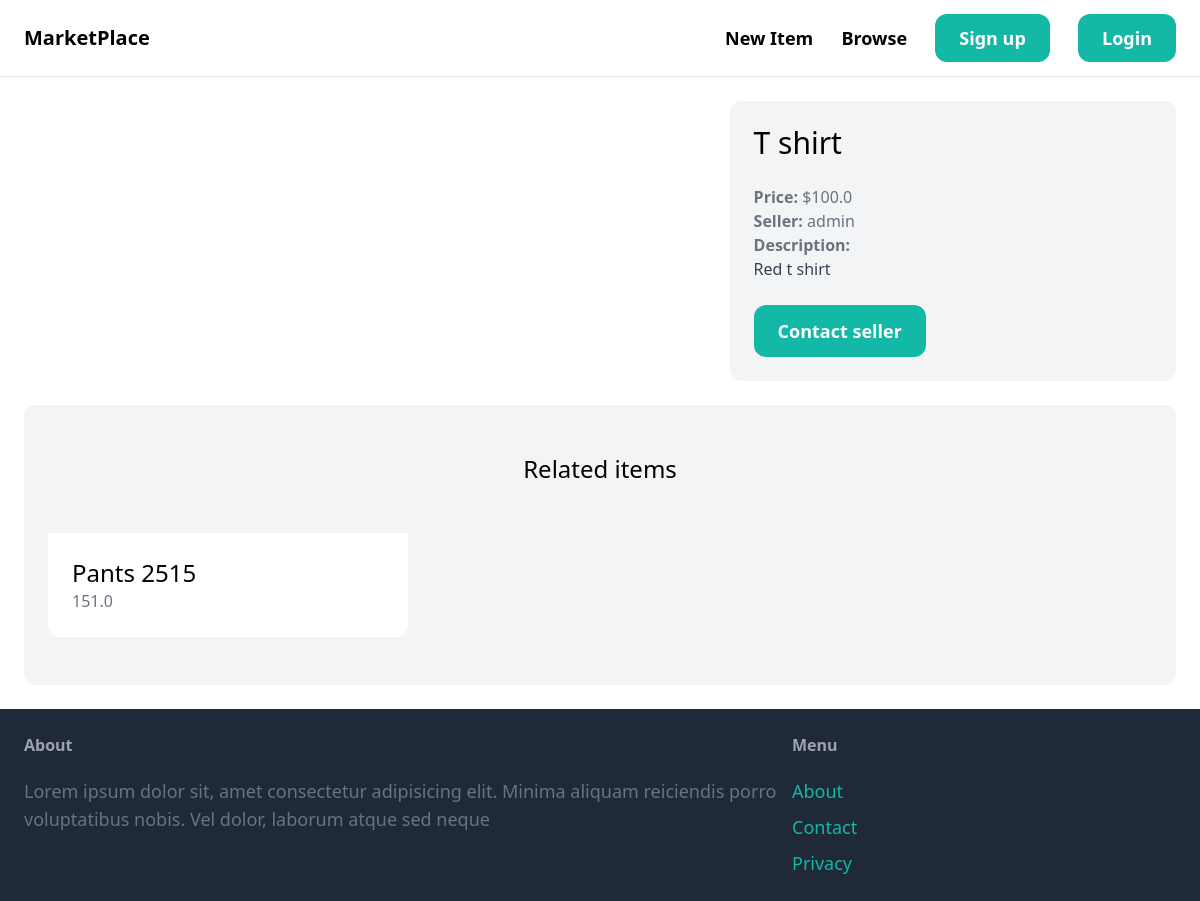
Page /items/1/ on the committed database.
### item/models.py (models this page shows, shortened)
class Item(models.Model):
    name = models.CharField(max_length=255)
    description = models.TextField(blank=True, null=True)
    price = models.FloatField()
    is_sold = models.BooleanField(default=False)
    created_at = models.DateTimeField(auto_now_add=True)
    category = models.ForeignKey(Category, on_delete=models.CASCADE, related_name="items")
    created_by = models.ForeignKey(User, related_name="items", on_delete=models.CASCADE)
    image = models.ImageField(upload_to="item_images", blank=True, null=True)

### item/views.py (the view)
# urls.py: path("<int:pk>/", views.detail, name="detail"),
def detail(request, pk):
    item = get_object_or_404(Item, pk=pk)
    related_items = Item.objects.filter(category=item.category, is_sold=False).exclude(pk=pk)[0:3]
    return render(request, "item/detail.html", {"item": item, "related_items": related_items})

### item/templates/item/detail.html (shortened to what this page needs)
{% extends 'core/base.html' %} {% block title %}{{ item.name }}{% endblock %} {% block content %}
<div class="grid grid-cols-5 gap-6">
    <div class="col-span-3">
    </div>
    <div class="col-span-2 p-6 bg-gray-100 rounded-xl">
        <a href="{% url 'item:detail' item.id %}">
            <h1 class="mb-6 text-3xl">{{item.name}}</h1>
        </a>
        <p class="text-gray-500"><strong class="text-gray-500">Price:</strong> ${{item.price}}</p>
        <p class="text-gray-500"><strong class="text-gray-500">Seller: </strong> {{item.created_by.username}}</p>
        {% if item.description %}
        <p class="text-gray-700">
            <strong class="text-gray-500">Description:</strong><br> {{item.description}}
        </p>
        {% endif %} {% if request.user == item.created_by %}
        <div class="mt-6 p-6 bg-white rounded-xl">
            <p>This is your item</p>
            <a href="{% url 'item:edit' item.id %}" class="inline-block mt-6 px-6 py-4 text-lg font-semibold- bg-green-500 text-white rounded-xl">Edit</a>
            <a href="{% url 'item:delete' item.id %}" class="inline-block mt-6 px-6 py-4 text-lg font-semibold- bg-red-500 text-white rounded-xl">Delete</a>
        </div>
        {% else %}
        <a href="#" class="inline-block mt-6 px-6 py-3 text-lg font-semibold bg-teal-500 text-white hover:bg-teal-700 rounded-xl text-center">Contact seller</a> {% endif %}
    </div>
</div>
<div class="mt-6 px-6 py-12 bg-gray-100 rounded-xl">
    <h2 class="mb-12 text-2xl text-center">Related items</h2>
    <div class="grid grid-cols-3 gap-3">
        {% for item in related_items %}
        <div>
            <a href="{% url 'item:detail' item.id %}">
                <div class="p-6 bg-white rounded-b-xl">
                    <h2 class="text-2xl">{{item.name}}</h2>
                    <p class="text-gray-500">{{item.price}}</p>
                </div>
            </a>
        </div>
        {% endfor %}
    </div>
</div>
{% endblock %}

### rows in the picture
Item: name "T shirt", price "100.0", created_by.username "admin", description "Red t shirt"
Item: name "Pants 2515", price "151.0"
